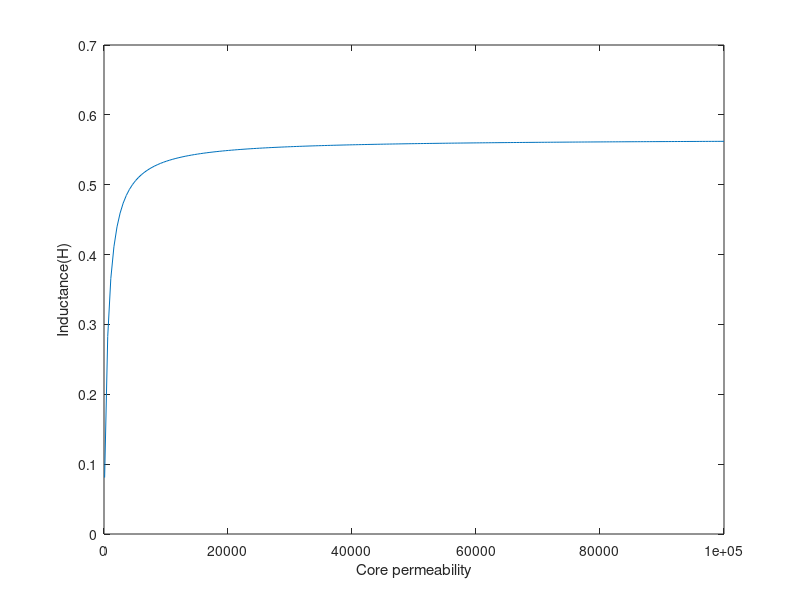

MATLAB code for this plot:
% ------- Reza Tanaki Zadeh -------
% -------Used FitzGerald Book------
% ------Teacher : Meysam Hosein Tabar------

clc
clear

%Define MU0
mu0 = pi*4.e-7;

%Define Other 
Ac = 9e-4; Ag = 9e-4; g = 5e-4; Lc = 0.3;
N = 500;

%Reluctance of air gap 
Rg = g/(mu0*Ag);

for n = 1:201
    mur(n) = 100+ (100000 - 100)*(n-1)/200;
    %Reluctance of Core
    Rc(n) = Lc/(mur(n)*mu0*Ac);
    Rtot = Rg + Rc(n);
    %Inductance 
    L(n) = (N^2)/Rtot;
end

plot(mur, L);
xlabel('Core permeability');
ylabel('Inductance(H)');


    